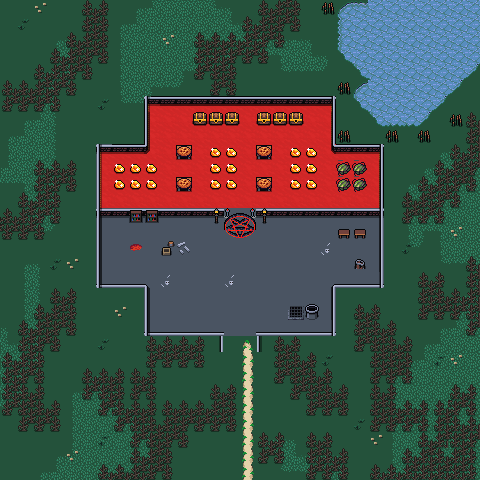

This is a level from a 2D game, rendered from its Tiled map with the project's own tilesets. A one-line summary and the map file follow, with tile-layer data summarised:
An orthogonal 30x30 tile map with 16x16 px tiles, 4 tile layers (Background, Walls, Ornamental Walls, Clutter), 3 tilesets and 2 objects.

<map version="1.10" tiledversion="1.10.1" orientation="orthogonal" renderorder="right-down" width="30" height="30" tilewidth="16" tileheight="16" infinite="0" nextlayerid="11" nextobjectid="83">
 <editorsettings>
  <export target="wastetown..tmx" format="tmx" />
 </editorsettings>
 <tileset firstgid="1" source="../../tileset/main.tsx" />
 <tileset firstgid="10113" source="../../tileset/buildings.tsx" />
 <tileset firstgid="11905" source="../../tileset/FarmFood.tsx" />
 <layer id="10" name="Background" width="30" height="30">
  <data>[900 cells, 900 non-empty, 9 distinct tile ids]</data>
 </layer>
 <layer id="2" name="Walls" width="30" height="30">
  <data>[900 cells, 393 non-empty, 28 distinct tile ids]</data>
 </layer>
 <layer id="7" name="Ornamental Walls" width="30" height="30">
  <data>[900 cells, 322 non-empty, 25 distinct tile ids]</data>
 </layer>
 <layer id="3" name="Clutter" width="30" height="30">
  <properties>
   <property name="spriteLayer" type="bool" value="true" />
  </properties>
  <data>[900 cells, 146 non-empty, 30 distinct tile ids]</data>
 </layer>
 <objectgroup id="4" name="Objects">
  <object id="38" template="../../obj/entry_up.tx" x="238.666" y="480.166">
   <properties>
    <property name="teleport" value="" />
   </properties>
  </object>
  <object id="78" template="../../obj/door_down.tx" x="232.5" y="235.5">
   <properties>
    <property name="teleport" value="maps/map/portal_2B.tmx" />
    <property name="teleportObjectId" value="69" />
   </properties>
  </object>
 </objectgroup>
</map>
